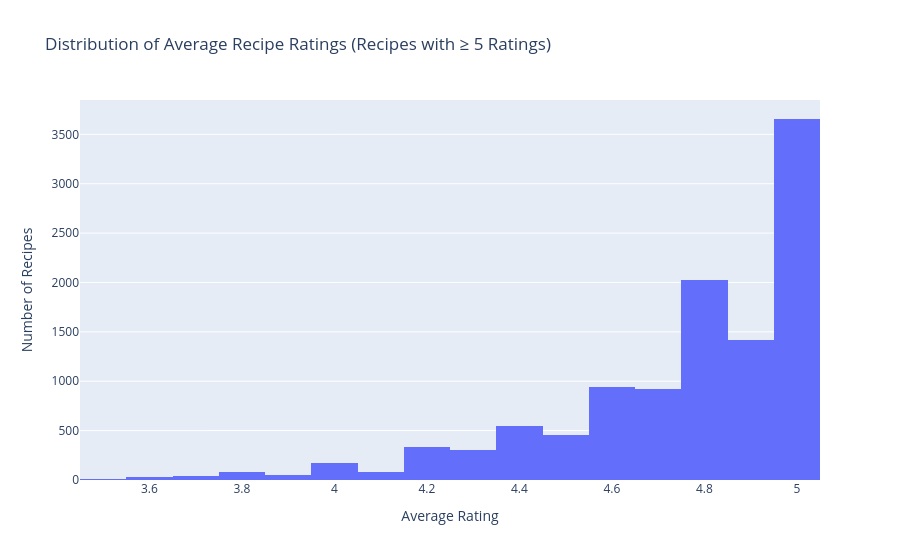
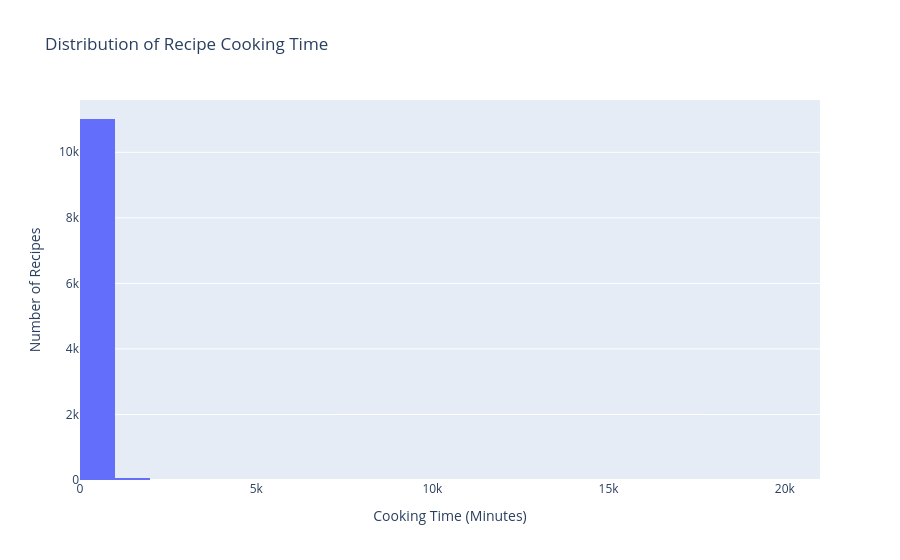
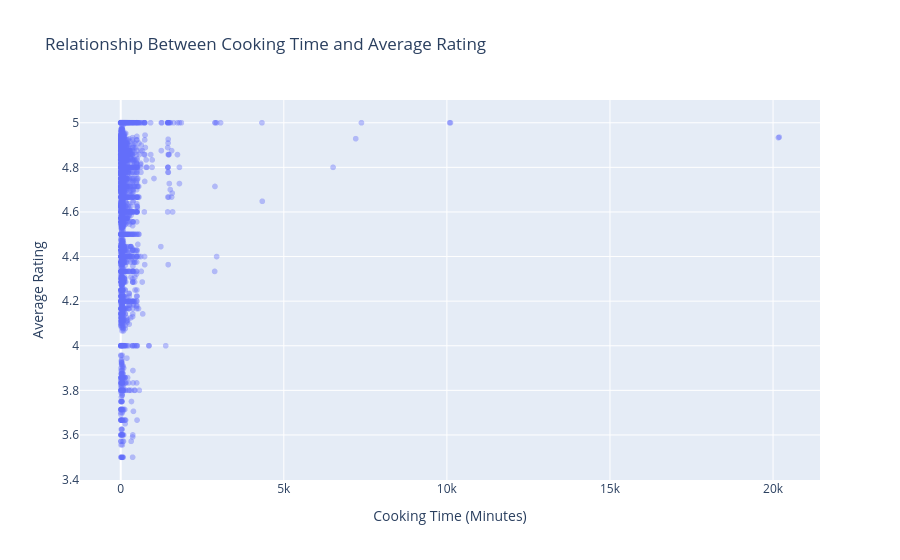
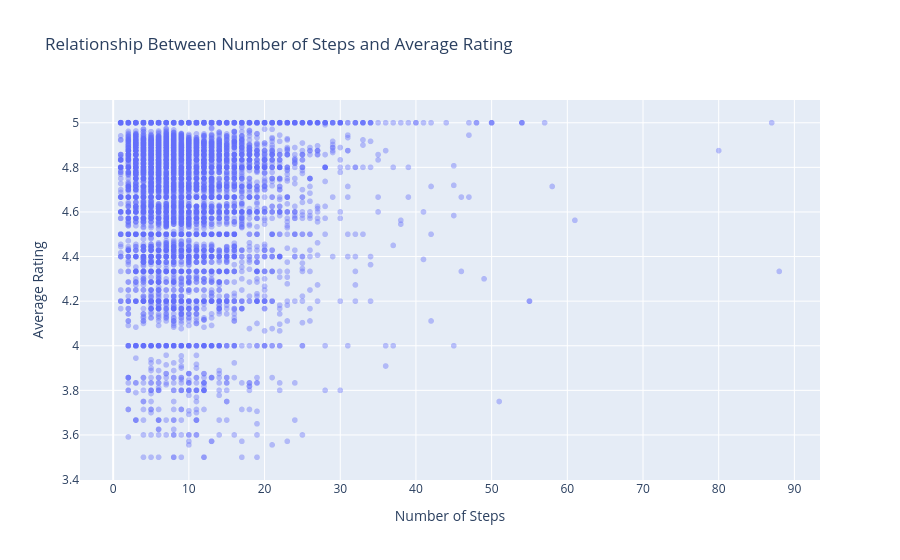

Notebook code for these charts, in order:
### Markdown cell above
## Step 2: Data Cleaning and Exploratory Data Analysis

### Code cell
# Merge recipes and interactions datasets
merged = recipes.merge(
    interactions,
    how="left",
    left_on="id",
    right_on="recipe_id"
)

# Replace invalid ratings (0) with NaN
merged["rating"] = merged["rating"].replace(0, np.nan)

# Compute average rating per recipe
avg_rating = (
    merged
    .groupby("id")["rating"]
    .mean()
    .rename("avg_rating")
)

# Compute number of valid ratings per recipe
n_ratings = (
    merged
    .groupby("id")["rating"]
    .count()  # counts non-NaN ratings
    .rename("n_ratings")
)

# Add average rating and rating counts back to recipes dataset
recipes_with_ratings = (
    recipes
    .merge(avg_rating, left_on="id", right_index=True, how="left")
    .merge(n_ratings, left_on="id", right_index=True, how="left")
)

print(recipes_with_ratings.columns.tolist())
print(recipes_with_ratings.shape)

# Keep recipes with at least 5 ratings
filtered = recipes_with_ratings[
    recipes_with_ratings["n_ratings"] >= 5
]

# Focus on recipes with realistic rating values
filtered = filtered[
    filtered["avg_rating"] >= 3.5
]


# Plot distribution of average ratings
fig = px.histogram(
    filtered,
    x="avg_rating",
    nbins=20,
    title="Distribution of Average Recipe Ratings (Recipes with ≥ 5 Ratings)",
    labels={"avg_rating": "Average Rating"}
)

fig.update_layout(
    xaxis_title="Average Rating",
    yaxis_title="Number of Recipes"
)

fig.show()


# Plot distribution of cooking time
fig = px.histogram(
    filtered,
    x="minutes",
    nbins=40,
    title="Distribution of Recipe Cooking Time",
    labels={"minutes": "Cooking Time (Minutes)"}
)

fig.update_layout(
    xaxis_title="Cooking Time (Minutes)",
    yaxis_title="Number of Recipes"
)

fig.show()


# Plot relationship between cooking time and average rating
fig = px.scatter(
    filtered,
    x="minutes",
    y="avg_rating",
    opacity=0.4,
    title="Relationship Between Cooking Time and Average Rating",
    labels={
        "minutes": "Cooking Time (Minutes)",
        "avg_rating": "Average Rating"
    }
)

fig.show()


# Plot relationship between number of steps and average rating
fig = px.scatter(
    filtered,
    x="n_steps",
    y="avg_rating",
    opacity=0.4,
    title="Relationship Between Number of Steps and Average Rating",
    labels={
        "n_steps": "Number of Steps",
        "avg_rating": "Average Rating"
    }
)

fig.show()


# Group recipes by cooking time quartiles
filtered["time_group"] = pd.qcut(filtered["minutes"], 4)

# Compute average rating and number of recipes per group
aggregate_table = (
    filtered
    .groupby("time_group")
    .agg(
        avg_rating=("avg_rating", "mean"),
        recipe_count=("id", "count")
    )
)

aggregate_table

### Figure 1 — Plotly figure (JSON) as saved in the notebook; plotly's stock layout.template omitted (floating-point values rounded to 4 significant figures; data arrays with more than 128 entries replaced by an {"elided": "..."} marker saying what was removed)
{"data": [{"alignmentgroup": "True", "bingroup": "x", "hovertemplate": "Average Rating=%{x}<br>count=%{y}<extra></extra>", "legendgroup": "", "marker": {"color": "#636efa", "pattern": {"shape": ""}}, "name": "", "nbinsx": 20, "offsetgroup": "", "orientation": "v", "showlegend": false, "type": "histogram", "x": {"elided": "11079 float values"}, "xaxis": "x", "yaxis": "y"}], "layout": {"barmode": "relative", "legend": {"tracegroupgap": 0}, "title": {"text": "Distribution of Average Recipe Ratings (Recipes with ≥ 5 Ratings)"}, "xaxis": {"anchor": "y", "domain": [0, 1], "title": {"text": "Average Rating"}}, "yaxis": {"anchor": "x", "domain": [0, 1], "title": {"text": "Number of Recipes"}}}}

### Figure 2 — Plotly figure (JSON) as saved in the notebook; plotly's stock layout.template omitted (floating-point values rounded to 4 significant figures; data arrays with more than 128 entries replaced by an {"elided": "..."} marker saying what was removed)
{"data": [{"alignmentgroup": "True", "bingroup": "x", "hovertemplate": "Cooking Time (Minutes)=%{x}<br>count=%{y}<extra></extra>", "legendgroup": "", "marker": {"color": "#636efa", "pattern": {"shape": ""}}, "name": "", "nbinsx": 40, "offsetgroup": "", "orientation": "v", "showlegend": false, "type": "histogram", "x": {"elided": "11079 int values"}, "xaxis": "x", "yaxis": "y"}], "layout": {"barmode": "relative", "legend": {"tracegroupgap": 0}, "title": {"text": "Distribution of Recipe Cooking Time"}, "xaxis": {"anchor": "y", "domain": [0, 1], "title": {"text": "Cooking Time (Minutes)"}}, "yaxis": {"anchor": "x", "domain": [0, 1], "title": {"text": "Number of Recipes"}}}}

### Figure 3 — Plotly figure (JSON) as saved in the notebook; plotly's stock layout.template omitted (floating-point values rounded to 4 significant figures; data arrays with more than 128 entries replaced by an {"elided": "..."} marker saying what was removed)
{"data": [{"hovertemplate": "Cooking Time (Minutes)=%{x}<br>Average Rating=%{y}<extra></extra>", "legendgroup": "", "marker": {"color": "#636efa", "opacity": 0.4, "symbol": "circle"}, "mode": "markers", "name": "", "showlegend": false, "type": "scattergl", "x": {"elided": "11079 int values"}, "xaxis": "x", "y": {"elided": "11079 float values"}, "yaxis": "y"}], "layout": {"legend": {"tracegroupgap": 0}, "title": {"text": "Relationship Between Cooking Time and Average Rating"}, "xaxis": {"anchor": "y", "domain": [0, 1], "title": {"text": "Cooking Time (Minutes)"}}, "yaxis": {"anchor": "x", "domain": [0, 1], "title": {"text": "Average Rating"}}}}

### Figure 4 — Plotly figure (JSON) as saved in the notebook; plotly's stock layout.template omitted (floating-point values rounded to 4 significant figures; data arrays with more than 128 entries replaced by an {"elided": "..."} marker saying what was removed)
{"data": [{"hovertemplate": "Number of Steps=%{x}<br>Average Rating=%{y}<extra></extra>", "legendgroup": "", "marker": {"color": "#636efa", "opacity": 0.4, "symbol": "circle"}, "mode": "markers", "name": "", "showlegend": false, "type": "scattergl", "x": {"elided": "11079 int values"}, "xaxis": "x", "y": {"elided": "11079 float values"}, "yaxis": "y"}], "layout": {"legend": {"tracegroupgap": 0}, "title": {"text": "Relationship Between Number of Steps and Average Rating"}, "xaxis": {"anchor": "y", "domain": [0, 1], "title": {"text": "Number of Steps"}}, "yaxis": {"anchor": "x", "domain": [0, 1], "title": {"text": "Average Rating"}}}}
